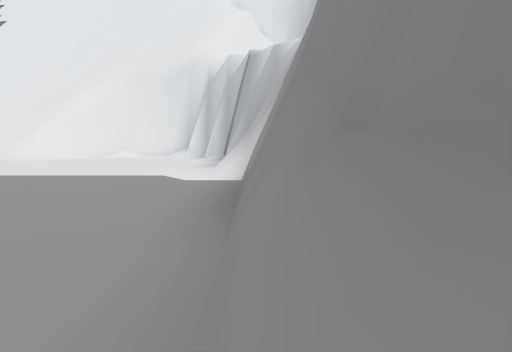
View 1 (above)

12 first-person views from a walk through a Unity game level. The camera is 1.4 m above the floor, tilts 6° down and sees 70° across. The floor is counted in squares, 2 m on a side. Each view is taken from the middle of a square. On the plan, view 1 faces up. The plan holds only what a view shows up to about 11 squares ahead; the rest is blank. The place goes on beyond the plan. The player character is not drawn.

View 2
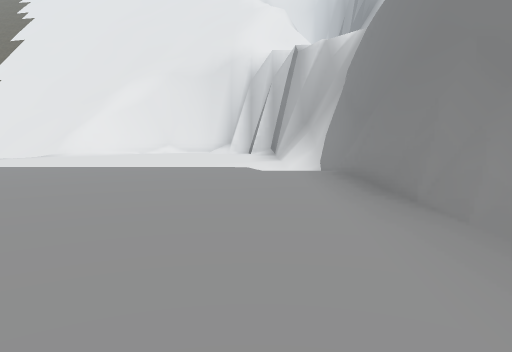

View 3
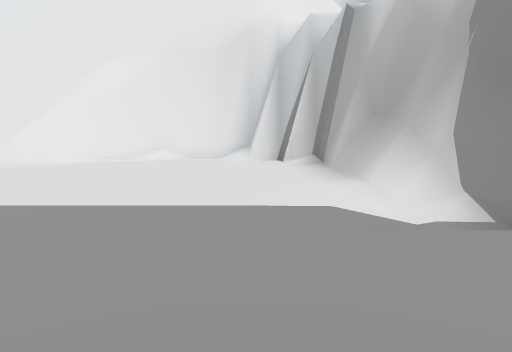

View 4
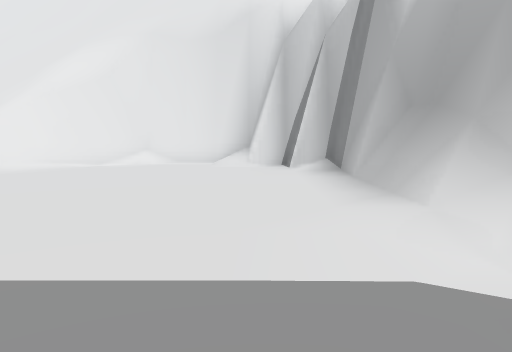

View 5
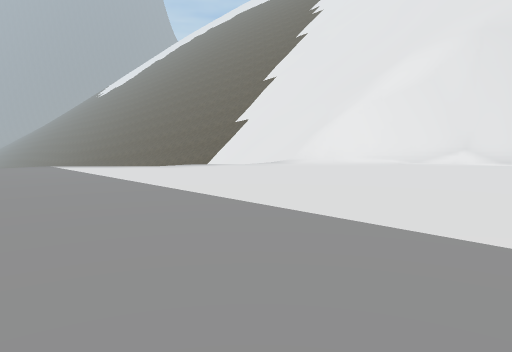

View 6
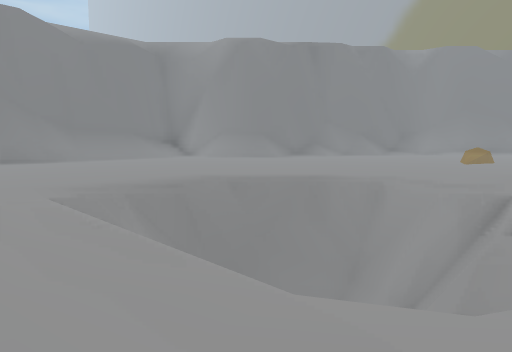

View 7
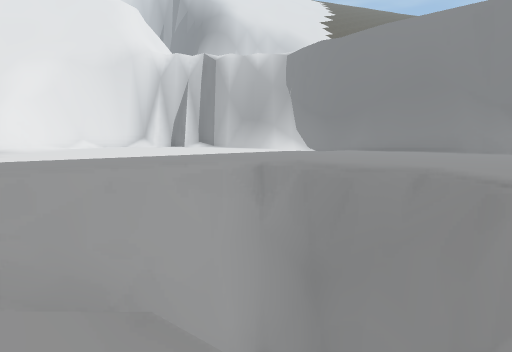

View 8
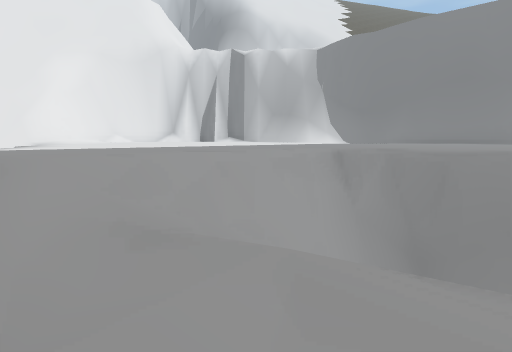

View 9
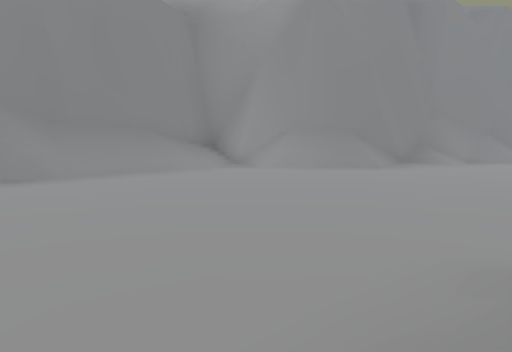

View 10
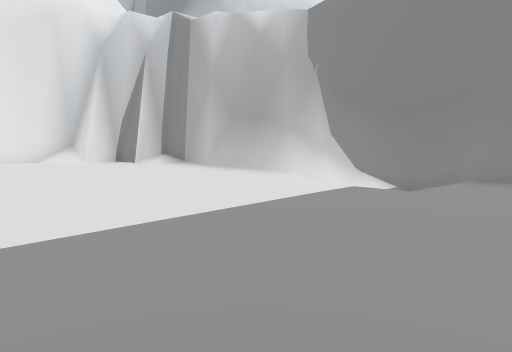

View 11
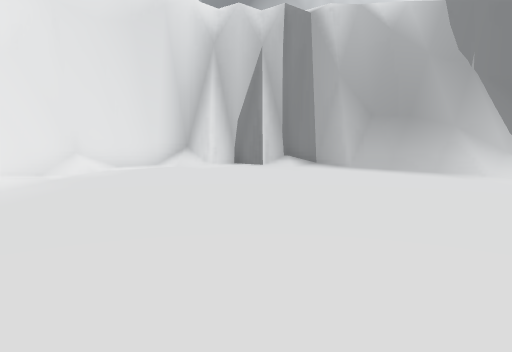

View 12
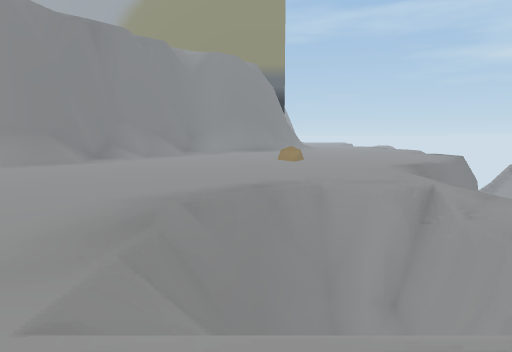

### Floor plan
Key: @ floor where view 1 was taken; # wall or solid block; . main floor; : floor 9.5 m higher than the main floor; / step, stairs or slope; = window, fence, low wall or low ledge; v drop or lower ground.
Columns run from 14 left of view 1 to 2 right of it. Each row starts with its distance up from view 1.
 17     //##...##v
 16    ///#.....##:
 15    //=.......#v:
 14     /........#v/
 13     .........##v/
 12    /.........=#v/
 11    /..........#v
 10   v...........#v
  9  v............#v
  8  .............#v
  7   ............#v
  6   ............#v
  5  ////#/.......#v
  4  .//vvv/......#v
  3  ./vvvv/......=#
  2  /.vvvv........#/
  1   //vv.........#/
  0   v...........@#/
 -1   v............#/
 -2   v.........###v
 -3 vv.........##v::
 -4 v..........##
 -5     ...  ..#:
 -6          .#v
 -7          .#
 -8          ##

Where each view was taken, in squares from view 1:
view 1: 0 up, 0 right, facing up
view 2: 0 up, 2 left, facing up
view 3: 5 up, 3 left, facing up
view 4: 7 up, 3 left, facing up
view 5: 6 up, 3 left, facing up-left
view 6: 7 up, 12 left, facing down-right
view 7: 1 up, 12 left, facing up-right
view 8: 2 up, 13 left, facing up-right
view 9: 5 up, 7 left, facing down-right
view 10: 6 up, 7 left, facing up-right
view 11: 9 up, 9 left, facing up-right
view 12: 7 up, 8 left, facing down
